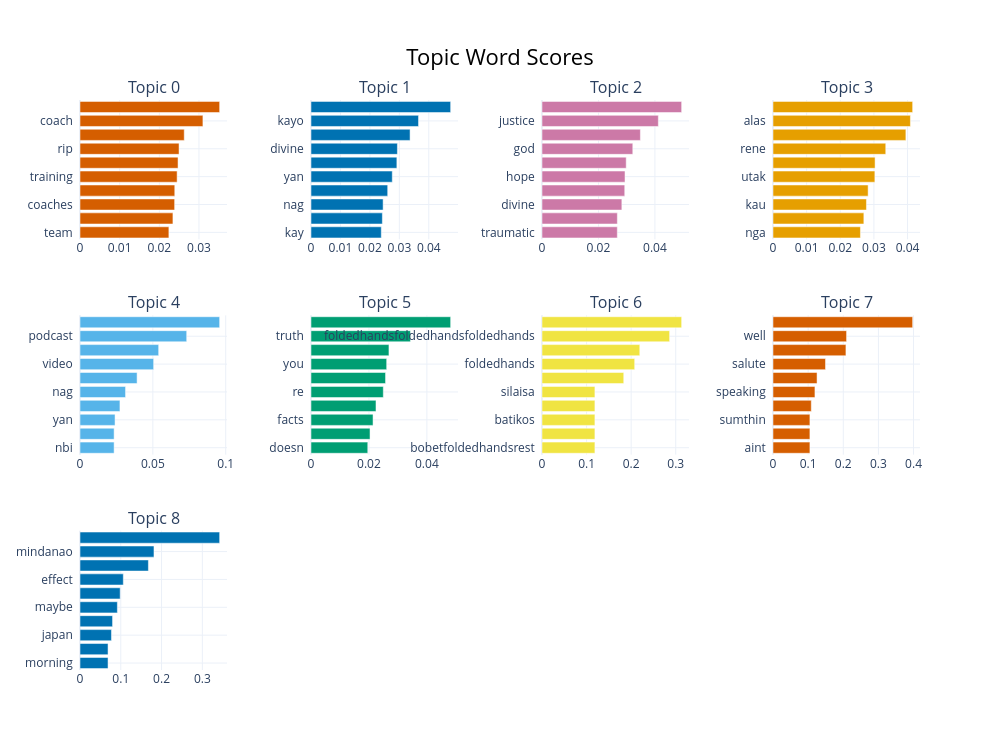

Notebook code cell kept with this figure:
### Code cell
topic_model.visualize_barchart(top_n_topics=10, n_words=10)

### Figure 1 — Plotly figure (JSON) as saved in the notebook; plotly's stock layout.template omitted (floating-point values rounded to 4 significant figures)
{"data": [{"marker": {"color": "#D55E00"}, "orientation": "h", "type": "bar", "x": [0.02241, 0.02343, 0.02386, 0.02389, 0.02449, 0.02472, 0.02497, 0.02628, 0.03099, 0.03521], "xaxis": "x", "y": ["team  ", "water  ", "coaches  ", "staff  ", "training  ", "swim  ", "rip  ", "rene  ", "coach  ", "players  "], "yaxis": "y"}, {"marker": {"color": "#0072B2"}, "orientation": "h", "type": "bar", "x": [0.02387, 0.02423, 0.02449, 0.02604, 0.0276, 0.02916, 0.02934, 0.03364, 0.03652, 0.04742], "xaxis": "x2", "y": ["kay  ", "wala  ", "nag  ", "mag  ", "yan  ", "niyo  ", "divine  ", "nyo  ", "kayo  ", "rene  "], "yaxis": "y2"}, {"marker": {"color": "#CC79A7"}, "orientation": "h", "type": "bar", "x": [0.02668, 0.02669, 0.02828, 0.02931, 0.0294, 0.02982, 0.03216, 0.03485, 0.04121, 0.04947], "xaxis": "x3", "y": ["traumatic  ", "guilt  ", "divine  ", "kids  ", "hope  ", "boys  ", "god  ", "rene  ", "justice  ", "trauma  "], "yaxis": "y3"}, {"marker": {"color": "#E69F00"}, "orientation": "h", "type": "bar", "x": [0.02599, 0.02701, 0.02778, 0.02828, 0.03028, 0.03035, 0.03352, 0.03951, 0.04085, 0.04152], "xaxis": "x4", "y": ["nga  ", "exactly  ", "kau  ", "true  ", "utak  ", "sana  ", "rene  ", "yan  ", "alas  ", "agree  "], "yaxis": "y4"}, {"marker": {"color": "#56B4E9"}, "orientation": "h", "type": "bar", "x": [0.02341, 0.02342, 0.02405, 0.02741, 0.03126, 0.03918, 0.05054, 0.05398, 0.07322, 0.09583], "xaxis": "x5", "y": ["nbi  ", "pia  ", "yan  ", "cidg  ", "nag  ", "rene  ", "video  ", "drone  ", "podcast  ", "interview  "], "yaxis": "y5"}, {"marker": {"color": "#009E73"}, "orientation": "h", "type": "bar", "x": [0.0196, 0.02038, 0.02141, 0.02243, 0.02496, 0.02573, 0.02612, 0.02691, 0.03433, 0.04821], "xaxis": "x6", "y": ["doesn  ", "one  ", "facts  ", "fake  ", "re  ", "accident  ", "you  ", "like  ", "truth  ", "people  "], "yaxis": "y6"}, {"marker": {"color": "#F0E442"}, "orientation": "h", "type": "bar", "x": [0.1187, 0.1187, 0.1187, 0.1187, 0.1187, 0.1834, 0.2079, 0.2194, 0.2863, 0.3133], "xaxis": "x7", "y": ["bobetfoldedhandsrest  ", "foldedhandssmilingfacewithtear  ", "batikos  ", "paradise  ", "silaisa  ", "foldedhandslightskintone  ", "foldedhands  ", "foldedhandsfoldedhands  ", "foldedhandsfoldedhandsfoldedhands  ", "foldedhandsfoldedhandsfoldedhandsfoldedhands  "], "yaxis": "y7"}, {"marker": {"color": "#D55E00"}, "orientation": "h", "type": "bar", "x": [0.105, 0.105, 0.105, 0.109, 0.1194, 0.1254, 0.1494, 0.2076, 0.2094, 0.3975], "xaxis": "x8", "y": ["aint  ", "pussies  ", "sumthin  ", "thank  ", "speaking  ", "men  ", "salute  ", "young  ", "well  ", "boys  "], "yaxis": "y8"}, {"marker": {"color": "#0072B2"}, "orientation": "h", "type": "bar", "x": [0.06876, 0.06876, 0.07713, 0.07986, 0.09165, 0.09854, 0.1062, 0.1677, 0.1814, 0.3425], "xaxis": "x9", "y": ["morning  ", "checked  ", "japan  ", "waves  ", "maybe  ", "sudden  ", "effect  ", "tsunami  ", "mindanao  ", "earthquake  "], "yaxis": "y9"}], "layout": {"annotations": [{"font": {"size": 16}, "showarrow": false, "text": "Topic 0", "x": 0.0875, "xanchor": "center", "xref": "paper", "y": 1, "yanchor": "bottom", "yref": "paper"}, {"font": {"size": 16}, "showarrow": false, "text": "Topic 1", "x": 0.3625, "xanchor": "center", "xref": "paper", "y": 1, "yanchor": "bottom", "yref": "paper"}, {"font": {"size": 16}, "showarrow": false, "text": "Topic 2", "x": 0.6375, "xanchor": "center", "xref": "paper", "y": 1, "yanchor": "bottom", "yref": "paper"}, {"font": {"size": 16}, "showarrow": false, "text": "Topic 3", "x": 0.9125, "xanchor": "center", "xref": "paper", "y": 1, "yanchor": "bottom", "yref": "paper"}, {"font": {"size": 16}, "showarrow": false, "text": "Topic 4", "x": 0.0875, "xanchor": "center", "xref": "paper", "y": 0.6222, "yanchor": "bottom", "yref": "paper"}, {"font": {"size": 16}, "showarrow": false, "text": "Topic 5", "x": 0.3625, "xanchor": "center", "xref": "paper", "y": 0.6222, "yanchor": "bottom", "yref": "paper"}, {"font": {"size": 16}, "showarrow": false, "text": "Topic 6", "x": 0.6375, "xanchor": "center", "xref": "paper", "y": 0.6222, "yanchor": "bottom", "yref": "paper"}, {"font": {"size": 16}, "showarrow": false, "text": "Topic 7", "x": 0.9125, "xanchor": "center", "xref": "paper", "y": 0.6222, "yanchor": "bottom", "yref": "paper"}, {"font": {"size": 16}, "showarrow": false, "text": "Topic 8", "x": 0.0875, "xanchor": "center", "xref": "paper", "y": 0.2444, "yanchor": "bottom", "yref": "paper"}], "height": 750, "hoverlabel": {"bgcolor": "white", "font": {"family": "Rockwell", "size": 16}}, "showlegend": false, "title": {"font": {"color": "Black", "size": 22}, "text": "Topic Word Scores", "x": 0.5, "xanchor": "center", "yanchor": "top"}, "width": 1000, "xaxis": {"anchor": "y", "domain": [0, 0.175], "showgrid": true}, "xaxis10": {"anchor": "y10", "domain": [0.275, 0.45], "showgrid": true}, "xaxis11": {"anchor": "y11", "domain": [0.55, 0.725], "showgrid": true}, "xaxis12": {"anchor": "y12", "domain": [0.825, 1], "showgrid": true}, "xaxis2": {"anchor": "y2", "domain": [0.275, 0.45], "showgrid": true}, "xaxis3": {"anchor": "y3", "domain": [0.55, 0.725], "showgrid": true}, "xaxis4": {"anchor": "y4", "domain": [0.825, 1], "showgrid": true}, "xaxis5": {"anchor": "y5", "domain": [0, 0.175], "showgrid": true}, "xaxis6": {"anchor": "y6", "domain": [0.275, 0.45], "showgrid": true}, "xaxis7": {"anchor": "y7", "domain": [0.55, 0.725], "showgrid": true}, "xaxis8": {"anchor": "y8", "domain": [0.825, 1], "showgrid": true}, "xaxis9": {"anchor": "y9", "domain": [0, 0.175], "showgrid": true}, "yaxis": {"anchor": "x", "domain": [0.7556, 1], "showgrid": true}, "yaxis10": {"anchor": "x10", "domain": [0, 0.2444], "showgrid": true}, "yaxis11": {"anchor": "x11", "domain": [0, 0.2444], "showgrid": true}, "yaxis12": {"anchor": "x12", "domain": [0, 0.2444], "showgrid": true}, "yaxis2": {"anchor": "x2", "domain": [0.7556, 1], "showgrid": true}, "yaxis3": {"anchor": "x3", "domain": [0.7556, 1], "showgrid": true}, "yaxis4": {"anchor": "x4", "domain": [0.7556, 1], "showgrid": true}, "yaxis5": {"anchor": "x5", "domain": [0.3778, 0.6222], "showgrid": true}, "yaxis6": {"anchor": "x6", "domain": [0.3778, 0.6222], "showgrid": true}, "yaxis7": {"anchor": "x7", "domain": [0.3778, 0.6222], "showgrid": true}, "yaxis8": {"anchor": "x8", "domain": [0.3778, 0.6222], "showgrid": true}, "yaxis9": {"anchor": "x9", "domain": [0, 0.2444], "showgrid": true}}}
